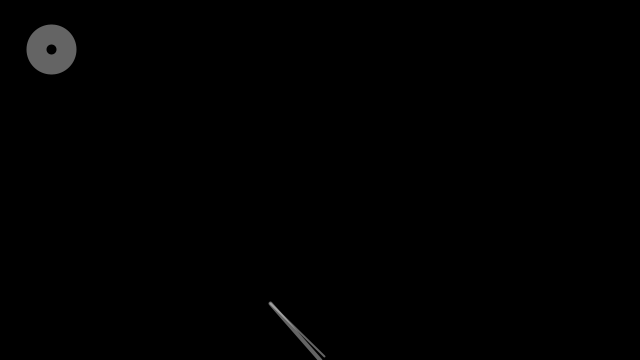
Frame 1 (no input)
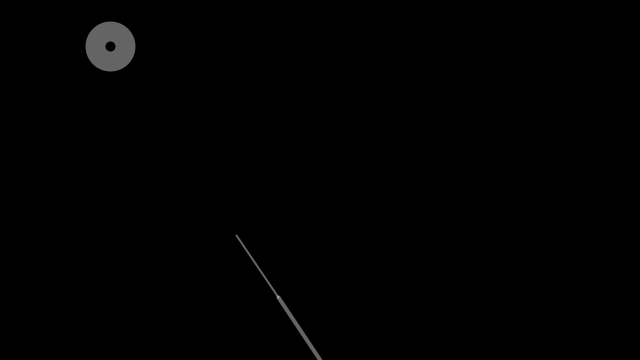
Frame 60 (the mouse pressed at the canvas centre just before this capture)
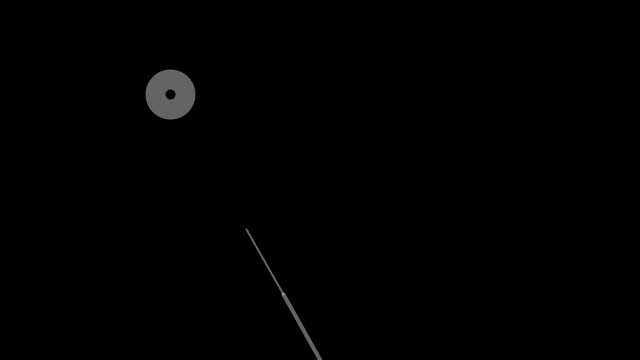
Frame 120 (the mouse held since frame 60 and released just before this capture)

The Processing sketch that drew these frames (run headless with seeded random() and noise(); from frame 60 on, the mouse is pressed at the canvas centre):

// Processing sketch: Test_3_atan2
// ── Test_3_atan2.pde
int numSegments = 2;
float[] x = new float[numSegments];
float[] y = new float[numSegments];
float[] angle = new float[numSegments];
float segLength = 75;
float targetX, targetY;

float ballX = 50;
float ballY = 50;
int ballXDirection = 1;
int ballYDirection = -1;

void setup() {
  size(640, 360);
  strokeWeight(20.0);
  stroke(255, 100);
  noFill();
  x[x.length-1] = width/2;     // Set base x-coordinate
  y[x.length-1] = height;  // Set base y-coordinate
}

void draw() {
  background(0);
  
  strokeWeight(20);
  ballX = ballX + 1.0 * ballXDirection;
  ballY = ballY + 0.8 * ballYDirection;
  if(ballX > width-25 || ballX < 25) {
    ballXDirection *= -1; 
  }
  if(ballY > height-25 || ballY < 25) {
    ballYDirection *= -1; 
  }
  ellipse(ballX, ballY, 30, 30);
  
  reachSegment(0, ballX, ballY);
  for(int i=1; i<numSegments; i++) {
    reachSegment(i, targetX, targetY);
  }
  for(int i=x.length-1; i>=1; i--) {
    positionSegment(i, i-1);  
  } 
  for(int i=0; i<x.length; i++) {
    segment(x[i], y[i], angle[i], (i+1)*2); 
  }
}

void positionSegment(int a, int b) {
  x[b] = x[a] + cos(angle[a]) * segLength;
  y[b] = y[a] + sin(angle[a]) * segLength; 
}

void reachSegment(int i, float xin, float yin) {
  float dx = xin - x[i];
  float dy = yin - y[i];
  angle[i] = atan2(dy, dx);  
  targetX = xin - cos(angle[i]) * segLength;
  targetY = yin - sin(angle[i]) * segLength;
}

void segment(float x, float y, float a, float sw) {
  strokeWeight(sw);
  pushMatrix();
  translate(x, y);
  rotate(a);
  line(0, 0, segLength, 0);
  popMatrix();
}
